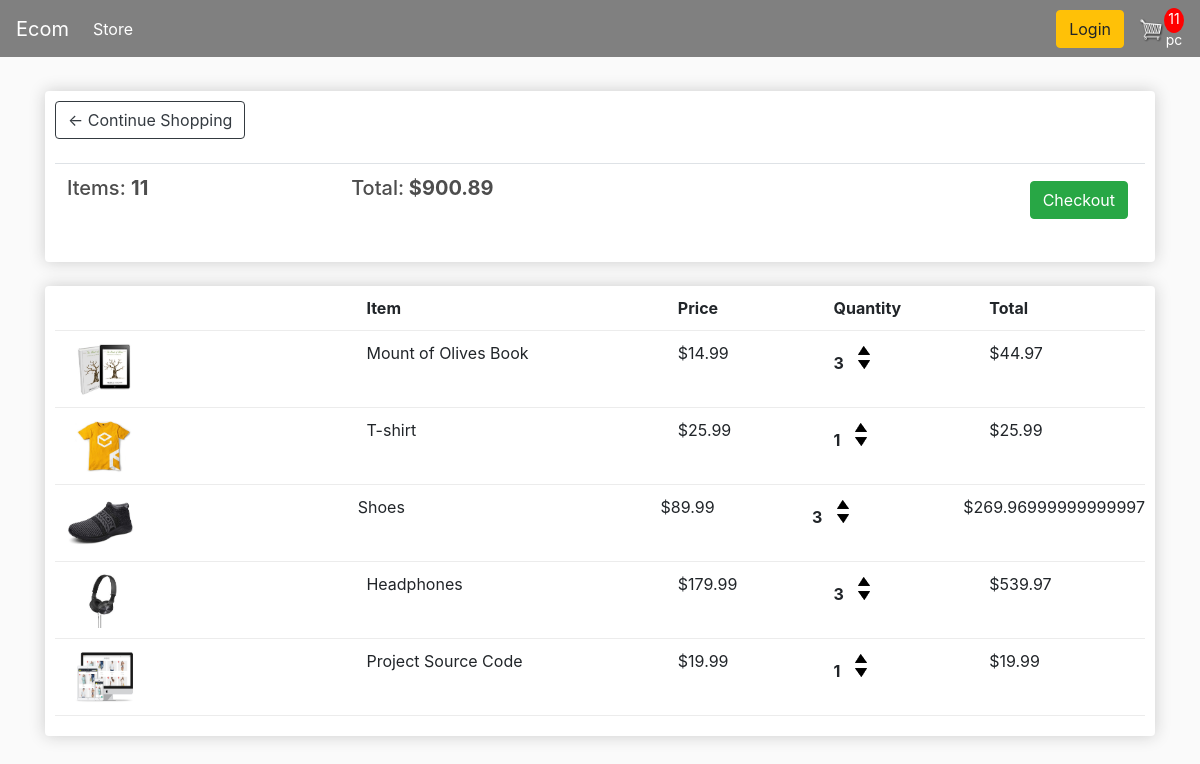
The page /cart/ (signed in) on the database as committed earlier.
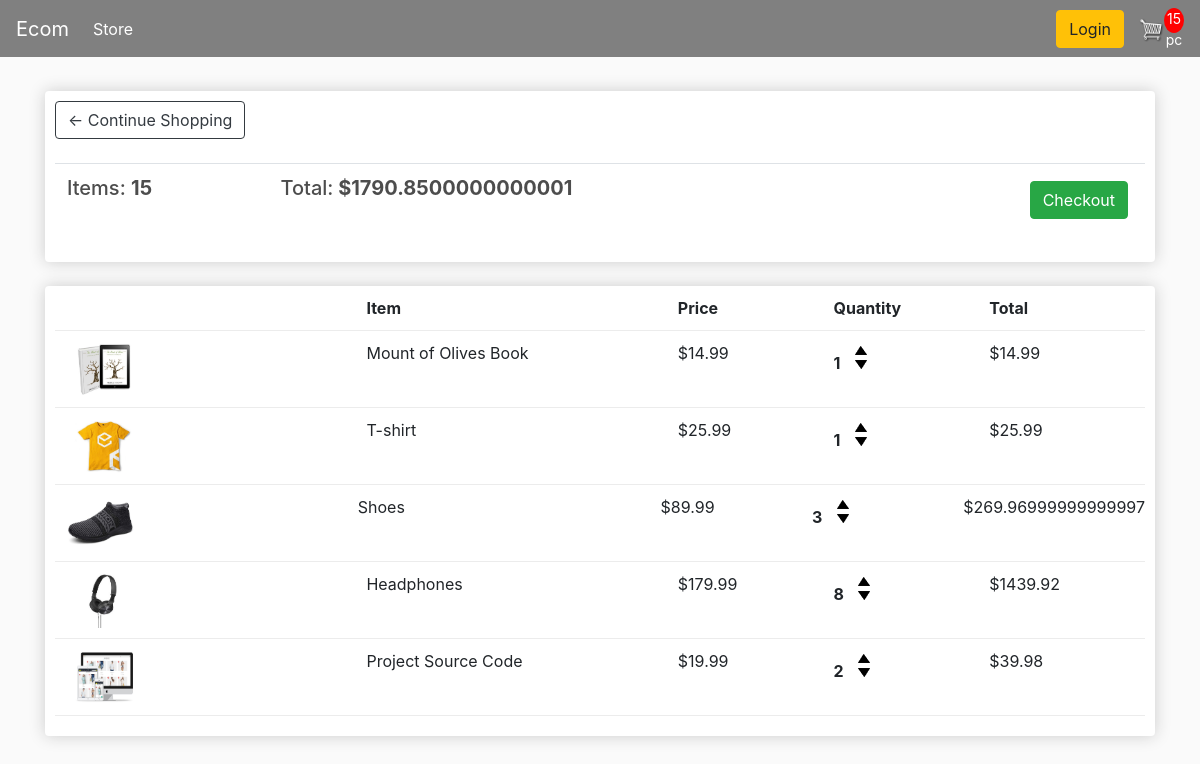
The same page on the database as committed later.
### store/models.py (models this page shows, shortened)
class Order(models.Model):
	customer = models.ForeignKey(Customer, on_delete=models.SET_NULL, null=True, blank=True)
	date_ordered = models.DateTimeField(auto_now_add=True)
	complete = models.BooleanField(default=False)
	transaction_id = models.CharField(max_length=100, null=True)
	@property
	def get_cart_total(self):
		orderitems = self.orderitem_set.all()
		total = sum([item.get_total for item in orderitems])
		return total
	@property
	def get_cart_items(self):
		orderitems = self.orderitem_set.all()
		total = sum([item.quantity for item in orderitems])
		return total

class OrderItem(models.Model):
	product = models.ForeignKey(Product, on_delete=models.SET_NULL, null=True)
	order = models.ForeignKey(Order, on_delete=models.SET_NULL, null=True)
	quantity = models.IntegerField(default=0, null=True, blank=True)
	date_added = models.DateTimeField(auto_now_add=True)
	@property
	def get_total(self):
		total = self.product.price * self.quantity
		return total

class Product(models.Model):
	name = models.CharField(max_length=200)
	price = models.FloatField()
	digital = models.BooleanField(default=False,null=True, blank=True)
	image = models.ImageField(null=True, blank=True)
	@property # This is a decorator that is allowing us to use this method as an attribute
	def imageURL(self):
		try:
			url = self.image.url # This will return the URL of the image and add it to the imageURL attribute
		except:
			url = ''
		return url

### store/views.py (the view)
# urls.py: path('cart/', views.cart, name="cart"),
def cart(request):
	if request.user.is_authenticated:
		customer = request.user.customer
		order, created = Order.objects.get_or_create(customer=customer, complete=False)
		items = order.orderitem_set.all()
		cartItems = order.get_cart_items
	else:
		items = []
		order = {'get_cart_total':0, 'get_cart_items':0}
		cartItems = order['get_cart_items']
	context = {'items':items, 'order':order, 'cartItems':cartItems}
	return render(request, 'store/cart.html', context)

### store/templates/store/Cart.html
{% extends 'store/main.html' %}
{% load static %}
{% block content %}
	<div class="row">
		<div class="col-lg-12">
			<div class="box-element">
				<a  class="btn btn-outline-dark" href="{% url 'store' %}">&#x2190; Continue Shopping</a>
				<br>
				<br>
				<table class="table">
					<tr>
						<th><h5>Items: <strong>{{order.get_cart_items}}</strong></h5></th>
						<th><h5>Total:<strong> ${{order.get_cart_total}}</strong></h5></th>
						<th>
							<a  style="float:right; margin:5px;" class="btn btn-success" href="{% url 'checkout' %}">Checkout</a>
						</th>
					</tr>
				</table>
			</div>
			<br>
			<div class="box-element">
				<div class="cart-row">
					<div style="flex:2"></div>
					<div style="flex:2"><strong>Item</strong></div>
					<div style="flex:1"><strong>Price</strong></div>
					<div style="flex:1"><strong>Quantity</strong></div>
					<div style="flex:1"><strong>Total</strong></div>
				</div>
				{% for item in items %}
				<div class="cart-row">
					<div style="flex:2"><img class="row-image" src="{{item.product.imageURL}}"></div>
					<div style="flex:2"><p>{{item.product.name}}</p></div>
					<div style="flex:1"><p>${{item.product.price}}</p></div>
					<div style="flex:1">
						<p class="quantity">{{item.quantity}}</p>
						<div class="quantity">
							<img data-product="{{item.product.id}}" data-action="add" class="chg-quantity update-cart" src="{% static  'images/arrow-up.png' %}">
							<img data-product="{{item.product.id}}" data-action="remove" class="chg-quantity update-cart" src="{% static  'images/arrow-down.png' %}">
						</div>
					</div>
					<div style="flex:1"><p>${{item.get_total}}</p></div>
				</div>
				{% endfor %}
			</div>
		</div>
	</div>
{% endblock content %}

### store/templates/store/Main.html (shortened to what this page needs)
<!DOCTYPE html>
{% load static %}
<html>
<head>
	<link rel="stylesheet" href="https://stackpath.bootstrapcdn.com/bootstrap/4.4.1/css/bootstrap.min.css">
	<link rel="stylesheet" type="text/css" href="{% static 'css/main.css' %}">
</head>
<body>
	<nav class="navbar navbar-expand-lg navbar-dark bg-dark">
	  <a class="navbar-brand" href="{% url 'store' %}">Ecom</a>
	  <div class="collapse navbar-collapse" id="navbarSupportedContent">
	    <ul class="navbar-nav mr-auto">
	      <li class="nav-item active">
	        <a class="nav-link" href="{% url 'store' %}">Store <span class="sr-only">(current)</span></a>
	      </li>
	    </ul>
	    <div class="form-inline my-2 my-lg-0">
	     	<a href="#"class="btn btn-warning">Login</a>
	     	<a href="{% url 'cart' %}">
	    		<img  id="cart-icon" src="{% static 'images/cart.png' %}">
	    	</a>
	    	<p id="cart-total">{{cartItems  }} pc</p>
	    </div>
	  </div>
	</nav>
     <div class="container">
            <br>
            {% block content %}
            {% endblock content %}
         </div>
</body>
</html>

### static/css/main.css (style rules this page uses)
body { background-color: hsl(0, 0%, 98%); }
h1,h2,h3,h4,h5,h6 { color:hsl(0, 0%, 30%); }
.box-element { box-shadow:hsl(0, 0%, 80%) 0 0 16px; background-color: #fff; border-radius: 4px; padding: 10px; }
.bg-dark { background-color: grey!important; }
#cart-icon { width:25px; display: inline-block; margin-left: 15px; }
#cart-total { display: block; text-align: center; color:#fff; background-color: red; width: 20px; height: 25px; border-radius: 50%; font-size: 14px; }
.col-lg-4, .col-lg-6, .col-lg-8, .col-lg-12 { margin-top: 10px; }
.btn { bs-btn-border-radius: .5rem; }
.row-image { width: 100px; }
.cart-row { display: flex; align-items: flex-stretch; justify-content: space-between; padding-bottom: 10px; margin-bottom: 10px; border-bottom: 1px solid #ececec; }
.quantity { display: inline-block; font-weight: 700; padding-right:10px; }
.chg-quantity { width: 12px; cursor: pointer; display: block; margin-top: 5px; transition:.1s; }

Rows that differ between the two databases and show on the page:
changed through a linked row, Order: get_cart_items "11" → "15"; get_cart_total "900.89" → "1790.8500000000001"
changed OrderItem "Mount of Olives Book": quantity "3" → "1"; get_total "44.97" → "14.99"
changed OrderItem "Headphones": quantity "3" → "8"; get_total "539.97" → "1439.92"
changed OrderItem "Project Source Code": quantity "1" → "2"; get_total "19.99" → "39.98"
Other text that changed with them:
{{ cartItems }}: "11" → "15"
